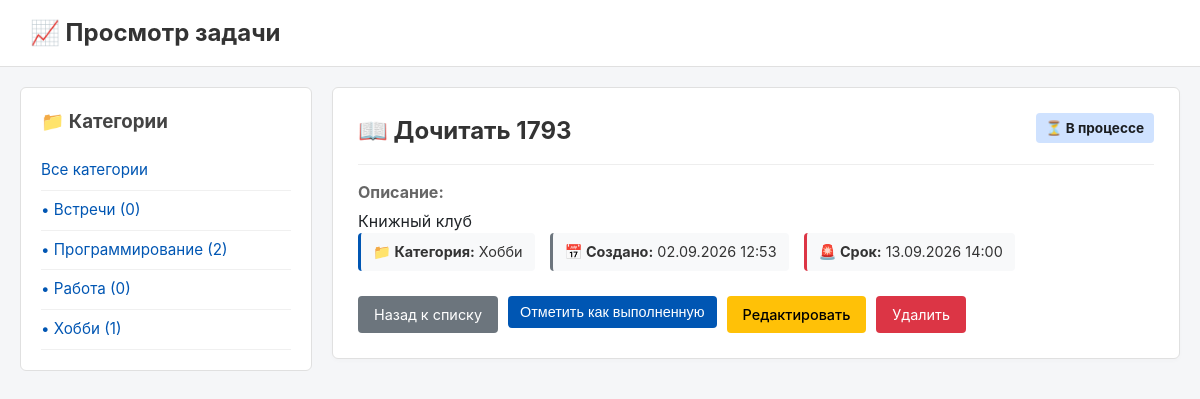
The page /task/3/ on the database its author committed.
### todoapp/models.py (models this page shows, shortened)
class Category(models.Model):
    name = models.CharField(
        max_length = 60,
        verbose_name = "Название",
        help_text = "Введите название категории:"
    )
    class Meta:
        verbose_name = "Категория"
        verbose_name_plural = "Категории"
        ordering = ['name']

class Task(models.Model):
    title = models.CharField(
        max_length=200,
        verbose_name="Задача",
        help_text="Введите название задачи:"
    )
    description = models.TextField(
        max_length=500,
        verbose_name="Описание",
        help_text="Введите описание задачи:"
    )
    created_date = models.DateTimeField(
        auto_now_add=True,
        verbose_name="Дата создания задачи:",
        help_text="Введите дату создания задачи:"
    )
    due_date = models.DateTimeField(
        null=True,
        blank=True,
        verbose_name="Срок выполнения задачи:",
        help_text="Введите срок выполнения задачи:"
    )
    is_completed = models.BooleanField(
        default=False,
        verbose_name="Выполнено",
    )
    category_task = models.ForeignKey(
        Category,
        on_delete = models.SET_NULL,
        null=True,
        blank=True,
        verbose_name="Название",
        related_name="tasks", #category.tasks.all
    )
    @property
    def is_past_due(self):
        if self.due_date and not self.is_completed:
            return timezone.now() > self.due_date
        return False
    class Meta:
        verbose_name="Задача"
        verbose_name_plural="Задачи"
        ordering=['is_completed', '-created_date']

### todoapp/views.py (the view)
# urls.py: path('task/<int:pk>/', views.TaskDetailView.as_view(), name='task_detail'),
class TaskDetailView(DetailView):
    model = Task
    template_name = "taskview.html"
    context_object_name = "task"
    def get_context_data(self, **kwargs):
        context = super().get_context_data(**kwargs)
        context['title'] = f"Задача: {self.object.title}"
        context['categories'] = Category.objects.all()
        return context

### templates/taskview.html (shortened to what this page needs)
<!DOCTYPE html>
<html lang="ru">
<head>
    <link rel="stylesheet" href="/static/styles.css">
</head>
<body>
    <div class="header-bar">
        <h2>📈 Просмотр задачи</h2>
    </div>
    <div class="main-layout">
        <div class="sidebar">
            <h3>📁 Категории</h3>
            <a href="{% url 'todo:index' %}" class="category-link">Все категории</a>
            {% for category in categories %}
                <a href="{% url 'todo:index' %}?category={{ category.id }}" class="category-link">
                    • {{ category.name }} ({{ category.tasks.count }})
                </a>
            {% empty %}
                <p>Категорий нет</p>
            {% endfor %}
        </div>
        <div class="content-area">
            <div class="detail-card">
                <div class="detail-header">
                    <h2>{{ task.title }}</h2>
                    {% if task.is_completed %}
                        <span class="badge badge-success">✅ Выполнено</span>
                    {% elif task.is_past_due %}
                        <span class="badge" style="background-color: #f8d7da; color: #842029;">🚨 Просрочена</span>
                    {% else %}
                        <span class="badge badge-info">⏳ В процессе</span>
                    {% endif %}
                </div>
                <hr class="detail-divider">
                <div class="detail-description">
                    <h4>Описание:</h4>
                    <p>{{ task.description|default:"Описание отсутствует" }}</p>
                </div>
                <div class="detail-meta-grid">
                    <div class="meta-pill meta-pill-category">
                        <strong>📁 Категория:</strong> {{ task.category_task.name|default:"Без категории" }}
                    </div>
                    <div class="meta-pill meta-pill-created">
                        <strong>📅 Создано:</strong> {{ task.created_date|date:"d.m.Y H:i" }}
                    </div>
                    <div class="meta-pill meta-pill-due">
                        <strong>🚨 Срок:</strong> {{ task.due_date|date:"d.m.Y H:i"|default:"Не ограничен" }}
                    </div>
                </div>
                <div class="btn-group">
                    <a href="{% url 'todo:index' %}" class="btn btn-secondary">Назад к списку</a>
                    <form action="{% url 'todo:task_toggle' task.id %}" method="post" style="display: inline;">
                        <button type="submit" class="btn {% if task.is_completed %}btn-secondary{% else %}btn-primary{% endif %}" style="border: none; cursor: pointer;">
                            {% if task.is_completed %}Отметить как активную{% else %}Отметить как выполненную{% endif %}
                        </button>
                    </form>
                    <a href="{% url 'todo:task_edit' task.id %}" class="btn btn-warning">Редактировать</a>
                    <a href="#" class="btn btn-danger">Удалить</a>
                </div>
            </div>
        </div>
    </div>
</body>
</html>

### todoapp/static/styles.css (style rules this page uses)
body { font-family: -apple-system, BlinkMacSystemFont, "Segoe UI", Roboto, Helvetica, Arial, sans-serif; background-color: #f5f6f8; color: #333333; margin: 0; padding: 0; line-height: 1.5; }
.header-bar { background-color: #ffffff; padding: 15px 30px; border-bottom: 1px solid #e0e0e0; margin-bottom: 20px; }
.header-bar h2 { margin: 0; }
.main-layout { display: flex; max-width: 1200px; margin: 0 auto; padding: 0 20px; gap: 20px; }
.sidebar { width: 250px; flex-shrink: 0; background: #ffffff; padding: 20px; border-radius: 6px; border: 1px solid #e0e0e0; align-self: flex-start; }
.sidebar h3 { margin-top: 0; margin-bottom: 15px; color: #444; }
.category-link { display: block; color: #0056b3; text-decoration: none; padding: 8px 0; font-size: 0.95em; border-bottom: 1px solid #f0f0f0; }
.content-area { flex-grow: 1; }
.detail-card { background: white; padding: 25px; border: 1px solid #e0e0e0; border-radius: 6px; box-shadow: 0 2px 4px rgba(0,0,0,0.02); }
.detail-header { display: flex; justify-content: space-between; align-items: flex-start; margin-bottom: 15px; }
.detail-header h2 { margin: 0; color: #333; }
.badge { padding: 5px 10px; border-radius: 4px; font-weight: bold; font-size: 0.85em; }
.badge-info { background-color: #cfe2ff; color: #1a1d20; }
.detail-divider { border: 0; border-top: 1px solid #eee; margin-bottom: 15px; }
.detail-description h4 { margin: 0 0 5px 0; color: #666; }
.detail-description p { margin: 0; line-height: 1.5; color: #212529; white-space: pre-line; }
.detail-meta-grid { display: flex; flex-wrap: wrap; gap: 15px; margin-bottom: 25px; font-size: 0.9em; }
.meta-pill { background: #f8f9fa; padding: 8px 12px; border-radius: 4px; }
.meta-pill-category { border-left: 3px solid #0056b3; }
.meta-pill-created { border-left: 3px solid #6c757d; }
.meta-pill-due { border-left: 3px solid #dc3545; }
.btn-group { display: flex; gap: 10px; }
.btn { padding: 8px 16px; text-decoration: none; border-radius: 4px; font-size: 0.9em; display: inline-block; }
.btn-primary { background-color: #0056b3; color: white; padding: 8px 12px; }
.btn-secondary { background-color: #6c757d; color: white; }
.btn-warning { background-color: #ffc107; color: #000; font-weight: 500; }
.btn-danger { background-color: #dc3545; color: white; }

### rows shown on the page
Category: name "Встречи", tasks.count "0"
Category: name "Программирование", tasks.count "2"
Category: name "Работа", tasks.count "0"
Category: name "Хобби", tasks.count "1"
Task: title "📖 Дочитать 1793", description "Книжный клуб", category_task.name "Хобби", created_date "02.09.2026 12:53", due_date "13.09.2026 14:00"
